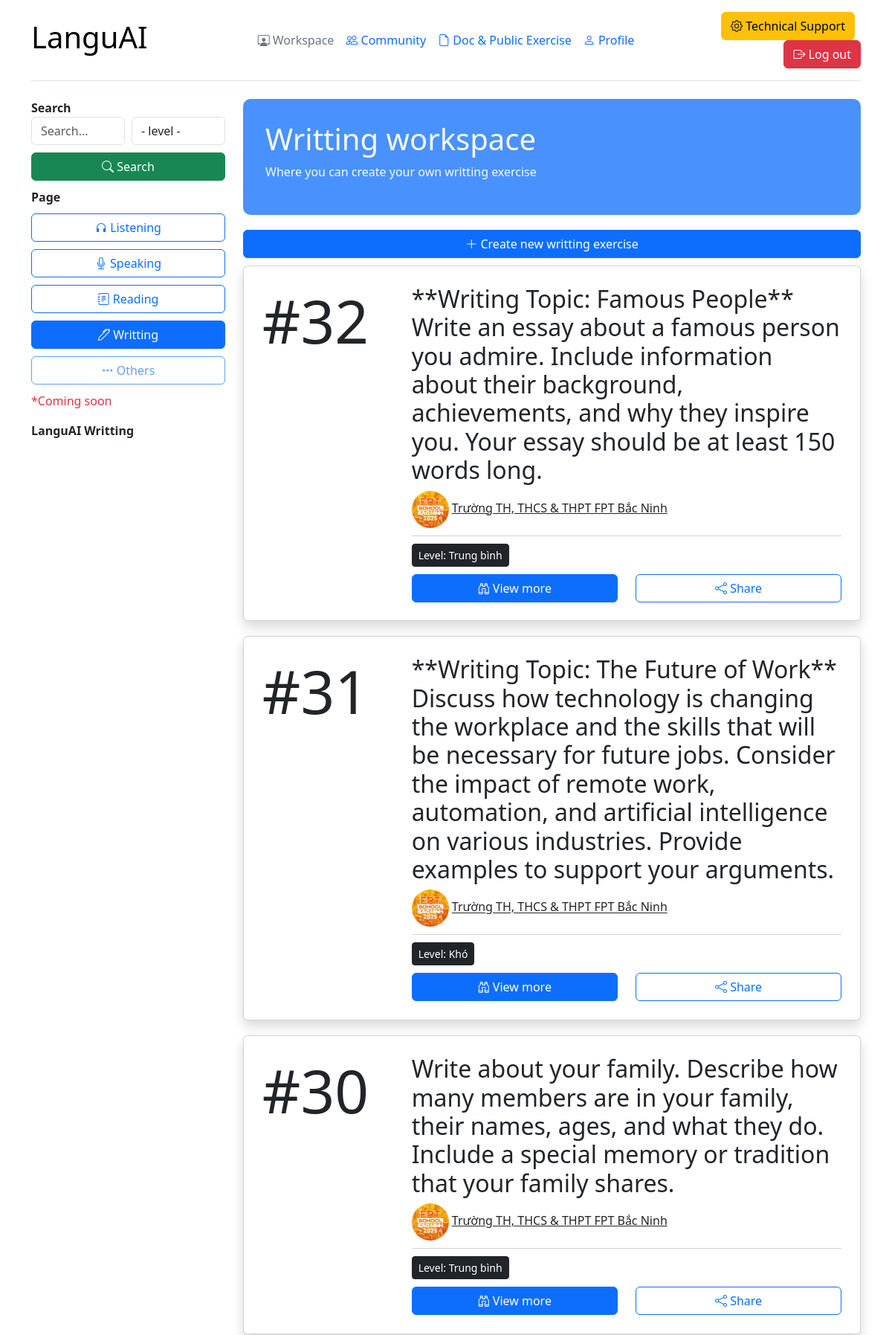
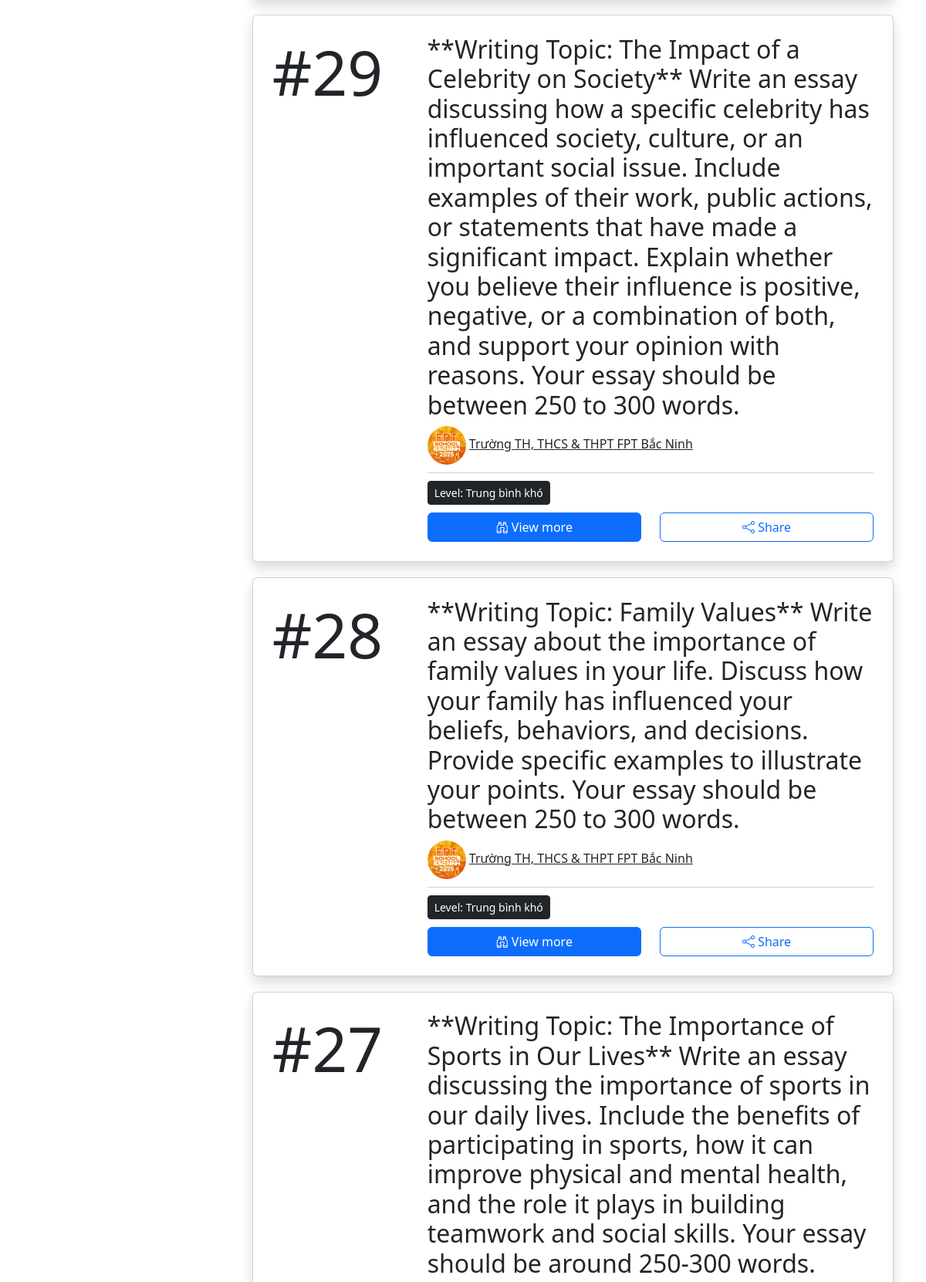
Screenshot of /workspace/writting/ (signed in, upper part) with the database file from the repository (2 pictures, top to bottom).
### tin_hoc_tre/models.py (models this page shows)
class Writting(models.Model):
    title = models.TextField()
    description = models.TextField()
    level = models.ForeignKey(
        Level, on_delete=models.CASCADE, related_name="writting_level")
    image = models.ImageField(upload_to="writting/image/")
    status = models.TextField()
    theme = models.TextField()
    user = models.ForeignKey(
        Bio, on_delete=models.CASCADE, related_name="writing_user")

class Bio(models.Model):
    user = models.ForeignKey(
        User, on_delete=models.CASCADE, related_name="Bio_user")
    avatar = models.ImageField(upload_to="avatar/", null=True)
    thumbnail = models.ImageField(upload_to="thumbnail/", null=True)
    speaking_score = models.FloatField()
    writing_score = models.FloatField()
    listening_score = models.FloatField()
    reading_score = models.FloatField()
    grammar_score = models.FloatField()
    avg_score = models.FloatField()
    title = models.TextField()

class Level(models.Model):
    name = models.TextField()
    point = models.FloatField()
    gift_point = models.FloatField()

### tin_hoc_tre/views.py (the view)
# urls.py: path("workspace/writting/", views.my_writting_workspace,
def my_writting_workspace(request):
    if request.user.is_authenticated:
        bio = Bio.objects.filter(user=request.user).first()
        level = Level.objects.all()
        if request.method == "GET":
            search = request.GET.get("search")
            sub = request.GET.get("topic")
            if not search and not sub:
                post = Writting.objects.filter(user=bio).all()
            elif search and sub:
                sub = Level.objects.filter(id=sub).first()
                post = Writting.objects.filter(
                    Q(description__icontains=search), Q(title__icontains=search), level=sub, user=bio).all()
            elif search and not sub:
                post = Writting.objects.filter(
                    Q(description__icontains=search), Q(title__icontains=search), user=bio).all()
            else:
                sub = Level.objects.filter(id=sub).first()
                post = Writting.objects.filter(
                    level=sub, user=bio).all()
        else:
            post = Writting.objects.filter(user=bio).all()
        context = {"bio": bio, "posts": post[::-1], 'subjects': level}
    else:
        return redirect("check")
    return render(request, "writting/workspace.html", context=context)

### tin_hoc_tre/templates/writting/workspace.html (shortened to what this page needs)
<!DOCTYPE html>
<html lang="en">
<head>
    <link rel="stylesheet" href="https://cdnjs.cloudflare.com/ajax/libs/bootstrap-icons/1.11.3/font/bootstrap-icons.min.css" />
    <link href="https://cdn.jsdelivr.net/npm/bootstrap@5.3.3/dist/css/bootstrap.min.css" rel="stylesheet">
</head>
<body>
    <div class="container">
        <header class="d-flex flex-wrap align-items-center justify-content-center justify-content-md-between py-3 mb-4 border-bottom">
          <div class="col-md-3 mb-2 mb-md-0">
            <a href="/" class="d-inline-flex link-body-emphasis text-decoration-none">
              <h1>LanguAI</h1>
            </a>
          </div>
          <ul class="nav col-12 col-md-auto mb-2 justify-content-center mb-md-0">
            {% if c2 != True %}
            <li><a href="{% url 'my_listening_workspace' %}" class="nav-link px-2 link-secondary"><i class="bi bi-person-workspace"></i> Workspace</a></li>
            <li><a href="{% url 'post_view' %}" class="nav-link px-2"><i class="bi bi-people"></i> Community</a></li>
            <li><a href="{% url 'document_list_view' %}" class="nav-link px-2"><i class="bi bi-file-earmark"></i> Doc & Public Exercise</a></li>
            <li><a href="{% url 'my_profile' %}" class="nav-link px-2"><i class="bi bi-person"></i> Profile</a></li>
            {% endif %}
          </ul>
          <div class="col-md-3 text-end">
            <button type="button" class="btn btn-warning me-2"><i class="bi bi-gear"></i> Technical Support</button>
            <a href="{% url 'log_out' %}" type="button" class="btn btn-danger"><i class="bi bi-box-arrow-right"></i> Log out</a>
          </div>
        </header>
        <section style="margin-top: 20px;">
            <div class="row">
                <div class="col-lg-3">
                    <b>Search</b>
                    <form style="margin-bottom: 10px;">
                        <div class="row">
                            <div class="col-lg" style="margin-right: -15px;">
                                <input placeholder="Search..." type="text" name="search" class="form-control w-100">
                            </div>
                            <div class="col-lg">
                                <select class="form-control w-100" style="margin-right: 10px;" name="topic">
                                    <option value="">- level -</option>
                                  </select>
                            </div>
                        </div>
                        <div class="row" style="margin-top: 10px;">
                            <div class="col-lg">
                                <button class="btn btn-success w-100"><i class="bi bi-search"></i> Search</button>
                            </div>
                        </div>
                    </form>
                    <b>Page</b>
                    {% if c2 != True %}
                    <a href="{% url 'my_listening_workspace' %}"  class="btn btn-outline-primary w-100 rounded" style="margin-top: 10px;"><i class="bi bi-headphones"></i> Listening</a>
                    <a href="{% url 'my_speaking_scripts_workspace' %}"  class="btn btn-outline-primary w-100 rounded" style="margin-top: 10px;"><i class="bi bi-mic"></i> Speaking</a>
                    <a href="{% url 'my_reading_workspace' %}"  class="btn btn-outline-primary w-100 rounded" style="margin-top: 10px;"><i class="bi bi-journal-text"></i> Reading</a>
                    <a href="{% url 'my_writting_workspace' %}"  class="btn btn-primary w-100 rounded" style="margin-top: 10px;"><i class="bi bi-pen"></i> Writting</a>
                    <button href="{% url 'my_listening_workspace' %}" disabled  class="btn btn-outline-primary w-100 rounded" style="margin-top: 10px;"><i class="bi bi-three-dots"></i> Others</button>
                    <p class="text-danger" style="margin-top: 10px;">*Coming soon</p>
                    {% endif %}
                    <b>LanguAI Writting</b>
                </div>
                <div class="col-lg-9">
                    <div class="bg-primary text-light bg-opacity-75" style="margin-bottom: 20px;border-radius: 10px;">
                        <div style="padding: 30px;">
                            <h1>Writting workspace</h1>
                            <p>Where you can create your own writting exercise</p>
                        </div>
                    </div>
                    <a class="btn btn-primary w-100" style="margin-bottom: 10px;" href="{% url 'create_writting_AI' %}"><i class="bi bi-plus-lg"></i> Create new writting exercise</a>
            <div class="text-align: center;">
              {% if posts %}
                {% for post in posts %}
                <div class="card w-100 shadow" style="margin-bottom: 20px;">
                  <div class="card-body" style="padding: 3%;">
                    <div class="row">
                      <div class="col-lg-3">
                        <h1 class="display-1">#{{post.id}}</h1>
                      </div>
                      <div class="col-lg-9">
                        <h2>{{post.title}}</h2>
                        <img src="{{post.user.avatar.url}}" class="rounded-circle" style="width: 50px;height: 50px;object-fit: cover;"> <a href="{% url 'user_profile' id=post.user.id %}" class="link-dark">   {{post.user.user.username}}</a>
                        <div style="width: 100%;height:1px;background-color: lightgrey; margin-bottom: 10px; margin-top: 10px;" class="rounded"></div>
                        <a class="btn btn-dark btn-sm" style="margin-bottom: 10px;">Level: {{post.level.name}}</a>
                        <div class="row">
                          <div class="col-lg">
                            <a href="{% url 'writting_view' id=post.id %}" class="btn btn-primary w-100"><i class="bi bi-binoculars"></i> View more</a>
                          </div>
                          <div class="col-lg">
                            {% if post.status == "Không công khai" %}
                            <a data-bs-toggle="modal" data-bs-target="#check_code_{{post.id}}" class="btn btn-outline-primary w-100"><i class="bi bi-arrow-repeat" style="margin-right: 1.5px;"></i> Change access status</a>
                            {% else %}
                            <a onclick="myFunction()" class="btn btn-outline-primary w-100"><i class="bi bi-share"></i> Share</a>
                            {% endif %}
                          </div>
                        </div>
                      </div>
                    </div>
                  </div>
                </div>
                {% endfor %}
            {% else %}
            <div class="card w-100 shadow">
              <div class="card-body" style="padding: 3%;">
                <h1 class="text-center">404</h1>
              </div>
            </div>
            {% endif %}
            </div>
        </section>
      </div>
</body>
</html>

### rows the page displays
Writting: id "32", title "**Writing Topic: Famous People** Write an essay about a famous person you admire. Include information about their background, achievements, and why they inspire you. Your essay should be at least 150 words long.", user.avatar (picture), user.user.username "Trường TH, THCS & THPT FPT Bắc Ninh", level.name "Trung bình", status "Công khai" (drawn)
Writting: id "31", title "**Writing Topic: The Future of Work** Discuss how technology is changing the workplace and the skills that will be necessary for future jobs. Consider the impact of remote work, automation, and artificial intelligence on various industries. Provide examples to support your arguments.", user.avatar (picture), user.user.username "Trường TH, THCS & THPT FPT Bắc Ninh", level.name "Khó", status "Công khai" (drawn)
Writting: id "30", title "Write about your family. Describe how many members are in your family, their names, ages, and what they do. Include a special memory or tradition that your family shares.", user.avatar (picture), user.user.username "Trường TH, THCS & THPT FPT Bắc Ninh", level.name "Trung bình", status "Công khai" (drawn)
Writting: id "29", title "**Writing Topic: The Impact of a Celebrity on Society** Write an essay discussing how a specific celebrity has influenced society, culture, or an important social issue. Include examples of their work, public actions, or statements that have made a significant impact. Explain whether you believe their influence is positive, negative, or a combination of both, and support your opinion with reasons. Your essay should be between 250 to 300 words.", user.avatar (picture), user.user.username "Trường TH, THCS & THPT FPT Bắc Ninh", level.name "Trung bình khó", status "Công khai" (drawn)
Writting: id "28", title "**Writing Topic: Family Values** Write an essay about the importance of family values in your life. Discuss how your family has influenced your beliefs, behaviors, and decisions. Provide specific examples to illustrate your points. Your essay should be between 250 to 300 words.", user.avatar (picture), user.user.username "Trường TH, THCS & THPT FPT Bắc Ninh", level.name "Trung bình khó", status "Công khai" (drawn)
Writting: id "27", title "**Writing Topic: The Importance of Sports in Our Lives** Write an essay discussing the importance of sports in our daily lives. Include the benefits of participating in sports, how it can improve physical and mental health, and the role it plays in building teamwork and social skills. Your essay should be around 250-300 words."
